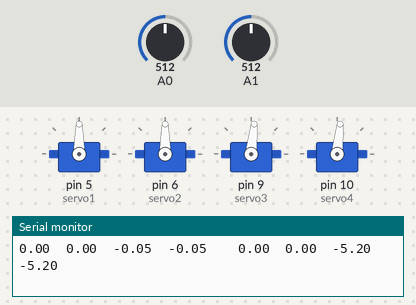
Bench run of a sketch on a simulated Arduino Uno, built with avr-gcc and run on an emulated ATmega328P. Parts: 4 × servo, the last lines printed to the serial monitor. The test bench sets the inputs (shaded band); at power-on: A0 = 512, A1 = 512.

Above: at 1.27 s.
1.3 s: A0 set to 50
At 1.5 s:
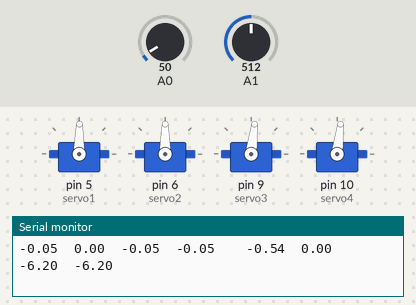
4.3 s: A1 set to 0
At 5.06 s:
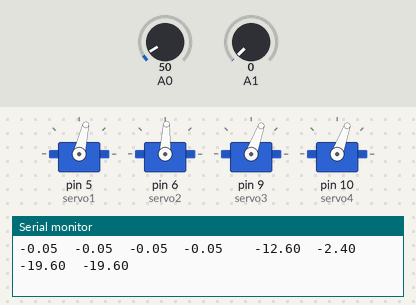
7.3 s: A1 set to 716
At 9.64 s:
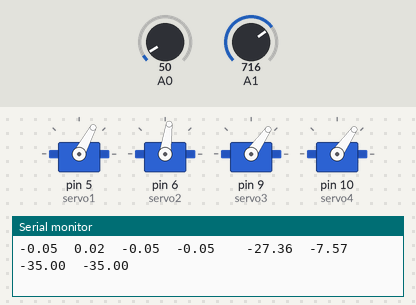
10.3 s: A1 set to 122
13.3 s: A0 set to 1023
16.3 s: A0 set to 520
At 16.76 s:
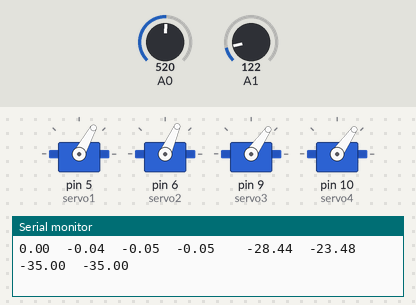
Timing chart, 0 to 20.3 s (numbered marks = the images above; inputs shaded):
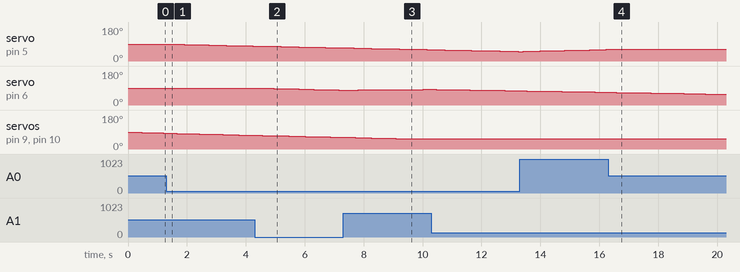

Measured:
- after the input at 1.3 s, servo on pin 5 (servo1): moves from 90° to 79° over 2.9 s, starting after 0.05 s
- after the input at 4.3 s, servo on pin 6 (servo2): moves from 90° to 79° over 2.8 s, starting after 0.09 s
- after the input at 16.3 s, servo on pin 5 (servo1): stays 61° (without the input it goes to 62° after 0.21 s)

The sketch:

SainSmart_Example.ino
```cpp
/*

Code from Sain Smart.  I took out the wireless part.  I think it assumes analog joysticks


*/

#include <Servo.h>

long Joystick_1_X;
long Joystick_1_Y;
long Joystick_2_X;
long Joystick_2_Y;

Servo servo1;
Servo servo2;
Servo servo3;
Servo servo4;

float k_1;
float k_2;
float k_3;
float k_4;

float speed_1;
float speed_2;
float speed_3;
float speed_4;

void setup()
{
  Serial.begin(9600);

  servo1.attach(5);
  servo2.attach(6);
  servo3.attach(9);
  servo4.attach(10);

} // end setup()

void loop()
{

  Joystick_1_X = analogRead(A0);
  Joystick_1_Y = analogRead(A1);
  Joystick_2_X = 0;
  Joystick_2_Y = 0;

  // convert joystick range from -100 to +100
  if(Joystick_1_X > 530)
  { k_1 = map(Joystick_1_X, 531, 1023, 0, 100) / 2000.00; }
  else if(Joystick_1_X < 470)
  { k_1 = map(Joystick_1_X, 0, 469, -100, 0) / 2000.00; }
  else
  { k_1 = 0; }

  if(Joystick_1_Y > 530)
  { k_2 = map(Joystick_1_Y, 531, 1023, 0, 100) / 2000.00; }
  else if(Joystick_1_Y < 470)
  { k_2 = map(Joystick_1_Y, 0, 469, -100, 0) / 2000.00; }
  else
  { k_2 = 0; }

  if(Joystick_2_X > 530)
  { k_3 = map(Joystick_2_X, 531, 1023, 0, 100) / 2000.00; }
  else if(Joystick_2_X < 470)
  {k_3 = map(Joystick_2_X, 0, 469, -100, 0) / 2000.00; }
  else
  { k_3 = 0; }

  if(Joystick_2_Y > 530)
  { k_4 = map(Joystick_2_Y, 531, 1023, 0, 100) / 2000.00; }
  else if(Joystick_2_Y < 470)
  { k_4 = map(Joystick_2_Y, 0, 469, -100, 0) / 2000.00; }
  else
  { k_4 = 0; }

  // Increase/decrease speed by k value, and limit the range
  speed_1 = min(60, max(-60, speed_1 += k_1));  // limit speed to +/-60
  speed_2 = min(35, max(-35, speed_2 += k_2));  // limit speed to +/-35
  speed_3 = min(35, max(-35, speed_3 += k_3));  // limit speed to +/-35
  speed_4 = min(35, max(-35, speed_4 += k_4));  // limit speed to +/-35

  Serial.print(k_1);
  Serial.print("\t");
  Serial.print(k_2);
  Serial.print("\t");
  Serial.print(k_3);
  Serial.print("\t");
  Serial.print(k_4);
  Serial.print("\t");
  Serial.print("\t");
  Serial.print(speed_1);
  Serial.print("\t");
  Serial.print(speed_2);
  Serial.print("\t");
  Serial.print(speed_3);
  Serial.print("\t");
  Serial.print(speed_4);
  Serial.print("\t");
  Serial.println();

  servo1.write(speed_1 + 90);
  servo2.write(speed_2 + 90);
  servo3.write(speed_3 + 90);
  servo4.write(speed_4 + 90);

}  // end loop()
```
